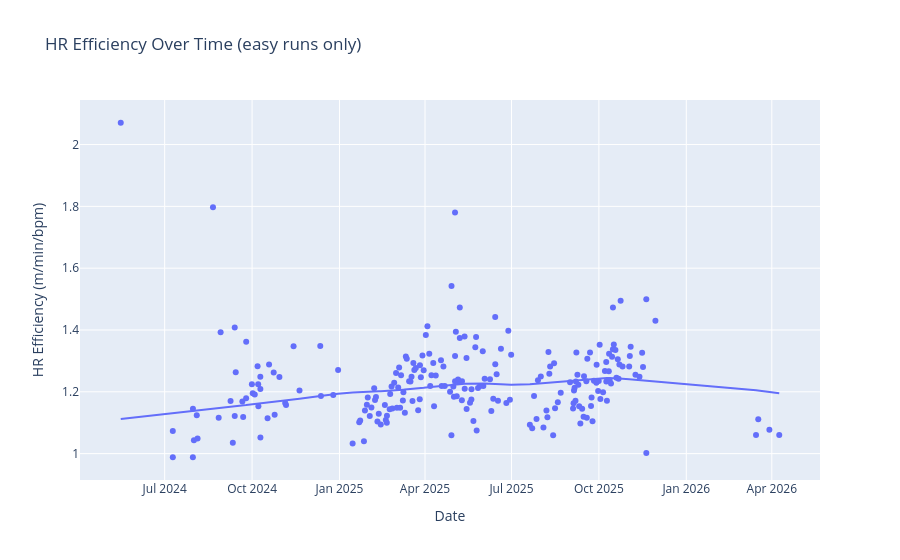

The notebook cell saved with this chart:
### Code cell
# Filter to runs with valid HR data
df_hr = df[df["avg_hr"].notna()].copy()

# HR efficiency = speed (m/min) / heart rate
# Higher = more speed per heartbeat = better fitness
df_hr["speed_m_per_min"] = (df_hr["distance_km"] * 1000) / (df_hr["duration_sec"] / 60)
df_hr["hr_efficiency"] = df_hr["speed_m_per_min"] / df_hr["avg_hr"]

# Filter to easy runs only (avg_hr < 155) to remove intensity confounding
df_easy = df_hr[df_hr["avg_hr"] < 155].copy()
print(f"Easy runs with HR: {len(df_easy)}")

fig = px.scatter(df_easy, x="date", y="hr_efficiency",
                 trendline="lowess",
                 title="HR Efficiency Over Time (easy runs only)",
                 labels={"hr_efficiency": "HR Efficiency (m/min/bpm)", "date": "Date"})
fig.show()

### Figure 1 — Plotly figure (JSON) as saved in the notebook; plotly's stock layout.template omitted (floating-point values rounded to 4 significant figures; data arrays with more than 128 entries replaced by an {"elided": "..."} marker saying what was removed)
{"data": [{"hovertemplate": "Date=%{x}<br>HR Efficiency (m/min/bpm)=%{y}<extra></extra>", "legendgroup": "", "marker": {"color": "#636efa", "symbol": "circle"}, "mode": "markers", "name": "", "orientation": "v", "showlegend": false, "type": "scatter", "x": {"elided": "226 str values"}, "xaxis": "x", "y": {"elided": "226 float values"}, "yaxis": "y"}, {"hovertemplate": "<b>LOWESS trendline</b><br><br>Date=%{x}<br>HR Efficiency (m/min/bpm)=%{y} <b>(trend)</b><extra></extra>", "legendgroup": "", "marker": {"color": "#636efa", "symbol": "circle"}, "mode": "lines", "name": "", "showlegend": false, "type": "scatter", "x": {"elided": "226 str values"}, "xaxis": "x", "y": {"elided": "226 float values"}, "yaxis": "y"}], "layout": {"legend": {"tracegroupgap": 0}, "title": {"text": "HR Efficiency Over Time (easy runs only)"}, "xaxis": {"anchor": "y", "domain": [0, 1], "title": {"text": "Date"}}, "yaxis": {"anchor": "x", "domain": [0, 1], "title": {"text": "HR Efficiency (m/min/bpm)"}}}}
